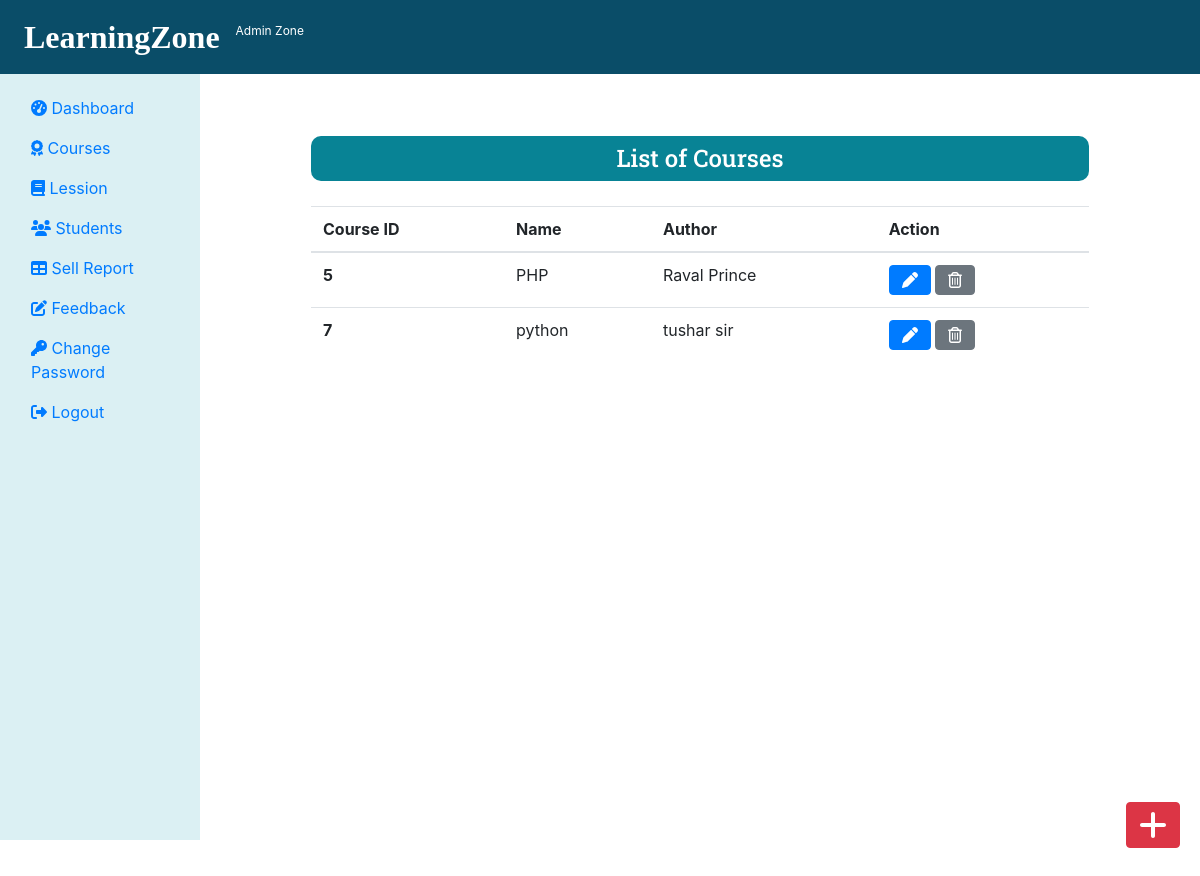
/admin/admin_courses.php (signed in), run on the app's committed database.
### tables this page shows
CREATE TABLE `course` (
  `course_id` int(11) NOT NULL,
  `course_name` text NOT NULL,
  `course_desc` text NOT NULL,
  `course_author` varchar(255) NOT NULL,
  `course_img` text NOT NULL,
  `course_duration` text NOT NULL,
  `course_price` int(11) NOT NULL,
  `course_original_price` int(11) NOT NULL
);

### admin/admin_courses.php (the view, shortened to what this page needs)
<?php
    include("../Admin-Includes/header.php");
?>
<body>
    <div class="container-fluid mb-5" style="margin-top:40px;">
        <div class="row">
            <?php
            include("../Admin-Includes/sidebar_admin.php");
            ?>
            <div class="col-sm-10 mt-5">
                <div class="row mx-5 text-center">
                    <div class="mx-5 mt-5 text-center" style="width: 100%;">
                        <h4 class="txt-banner text-white p-2 titleStyle">List of Courses</h4>
                        <?php
                            $sql = "SELECT * FROM course";
                            $result = $con->query($sql);
                            if ($result->num_rows > 0) {
                        ?>
                            <table class="table">
                                <thead>
                                    <tr>
                                        <th scope="col">Course ID</th>
                                        <th scope="col">Name</th>
                                        <th scope="col">Author</th>
                                        <th scope="col">Action</th>
                                    </tr>
                                </thead>
                                <tbody>
                                    <?php while ($row = $result->fetch_assoc()) {
                                        echo '<tr>';
                                        echo   '<th scope="row">' . $row['course_id'] . '</th>';
                                        echo    '<td>' . $row['course_name'] . '</td>';
                                        echo    '<td>' . $row['course_author'] . '</td>';
                                        echo    '<td>';
                                        echo    '<form action="editcourse.php" method="post" class="d-inline">
                                        <input type="hidden" name="id" value=' . $row["course_id"] . '>
                                                    <button
                                                    type="submit"
                                                    class="btn btn-primary"
                                                    name="edit"
                                                    value="Edit">
                                                    <i class="fa-solid fa-pen"></i>
                                                </button>
                                                </form>
                                                <form action="" method="post" class="d-inline">
                                                <input type="hidden" name="id" value=' . $row["course_id"] . '>
                                        <button
                                            type="submit"
                                            class="btn btn-secondary"
                                            name="delete"
                                            value="Delete">
                                            <i class="far fa-trash-alt"></i>
                                        </button>
                                        </form>';
                                        echo '</td>';
                                        echo '</tr>';
                                    } ?>
                                </tbody>
                            </table>
                        <?php } else {
                            echo "0 Result";
                        }
                        ?>
                    </div>
                </div>
            </div>
        </div>
        <div>
            <a class="btn btn-danger box" href="./addCourse.php">
                <i class="fas fa-plus fa-2x"></i>
            </a>
        </div>
    </div>
</body>
</html>

### css/adminstyle.css (style rules this page uses)
.box { position: fixed; bottom: 10px; right: 20px; margin-bottom: 30px; }
.txt-banner { background-color: #088395; border-radius: 10px; color: white; }
.titleStyle { font-family: "Roboto Slab", serif; margin-bottom: 25px; }

### data on the page
course: course_id "5", course_name "PHP", course_author "Raval Prince"
course: course_id "7", course_name "python", course_author "tushar sir"
